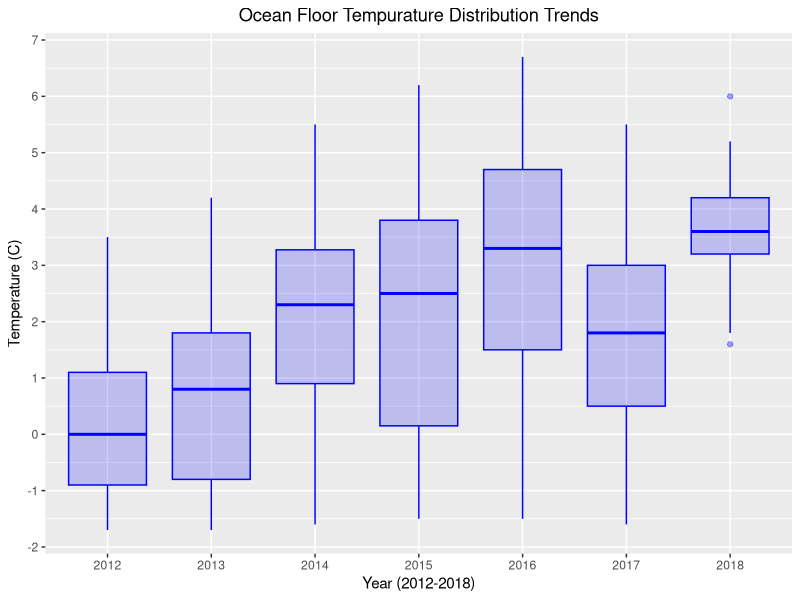

R code for this plot:
library(dplyr)
library(tidyr)
library(ggplot2)

snowcrab_df <- read.csv("../data/mfsnowcrab.csv")

temps_17_18 <- snowcrab_df  %>% 
  filter(year >= 2012)

boxplot_chart <- ggplot(temps_17_18) + 
  geom_boxplot(mapping = aes(x = factor(year), y = bottom_temperature),
               color = "blue",
               fill = "blue",
               alpha = 0.2,
               ) +
  scale_y_continuous(breaks = seq(-2,8, by = 1)) +
  xlab("Year (2012-2018)") +
  ylab("Temperature (C)") +
  ggtitle("Ocean Floor Tempurature Distribution Trends") +
  theme(plot.title = element_text(hjust = 0.5))

       